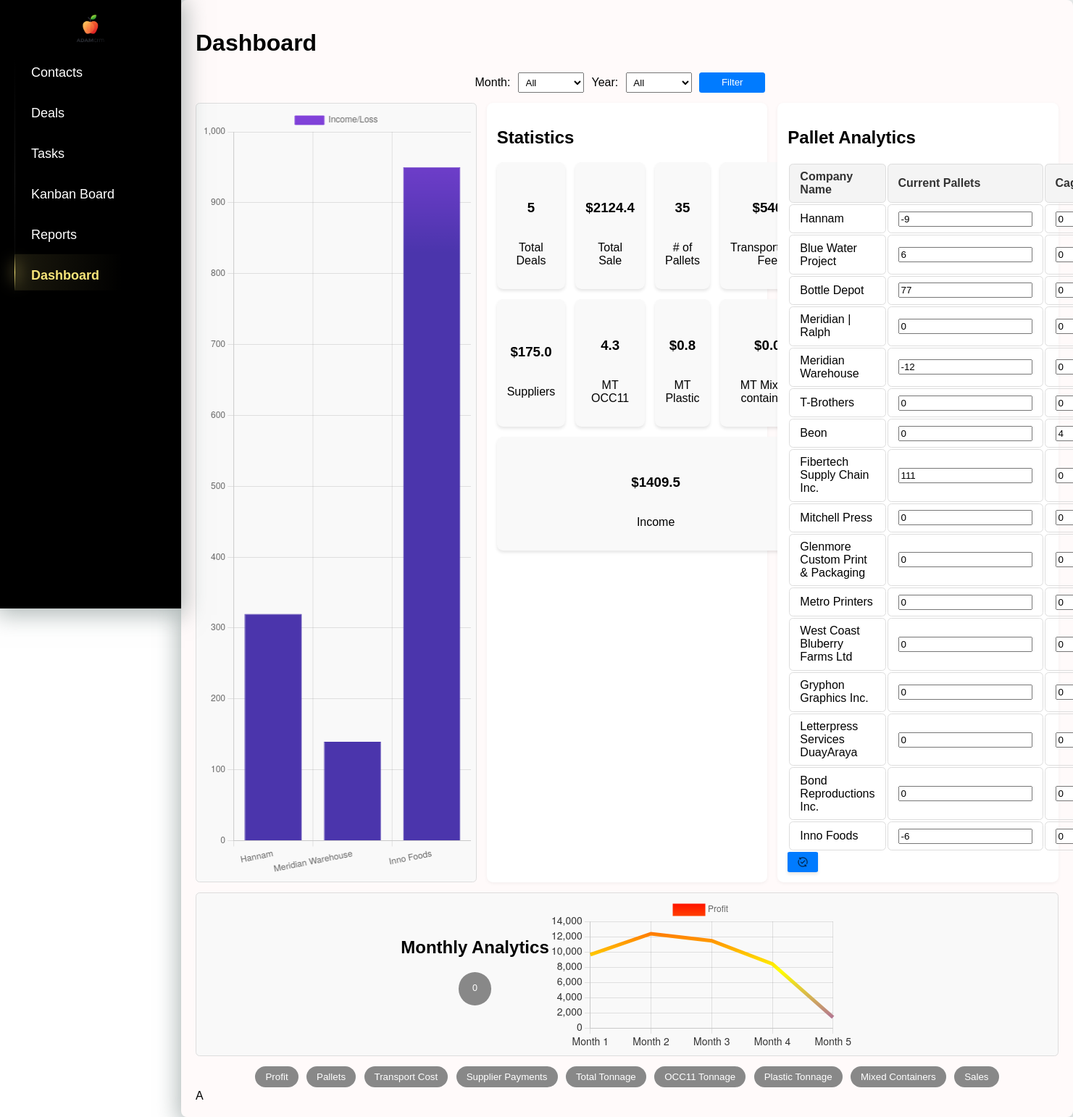
The page /sales_analytics/ on the database as committed earlier.
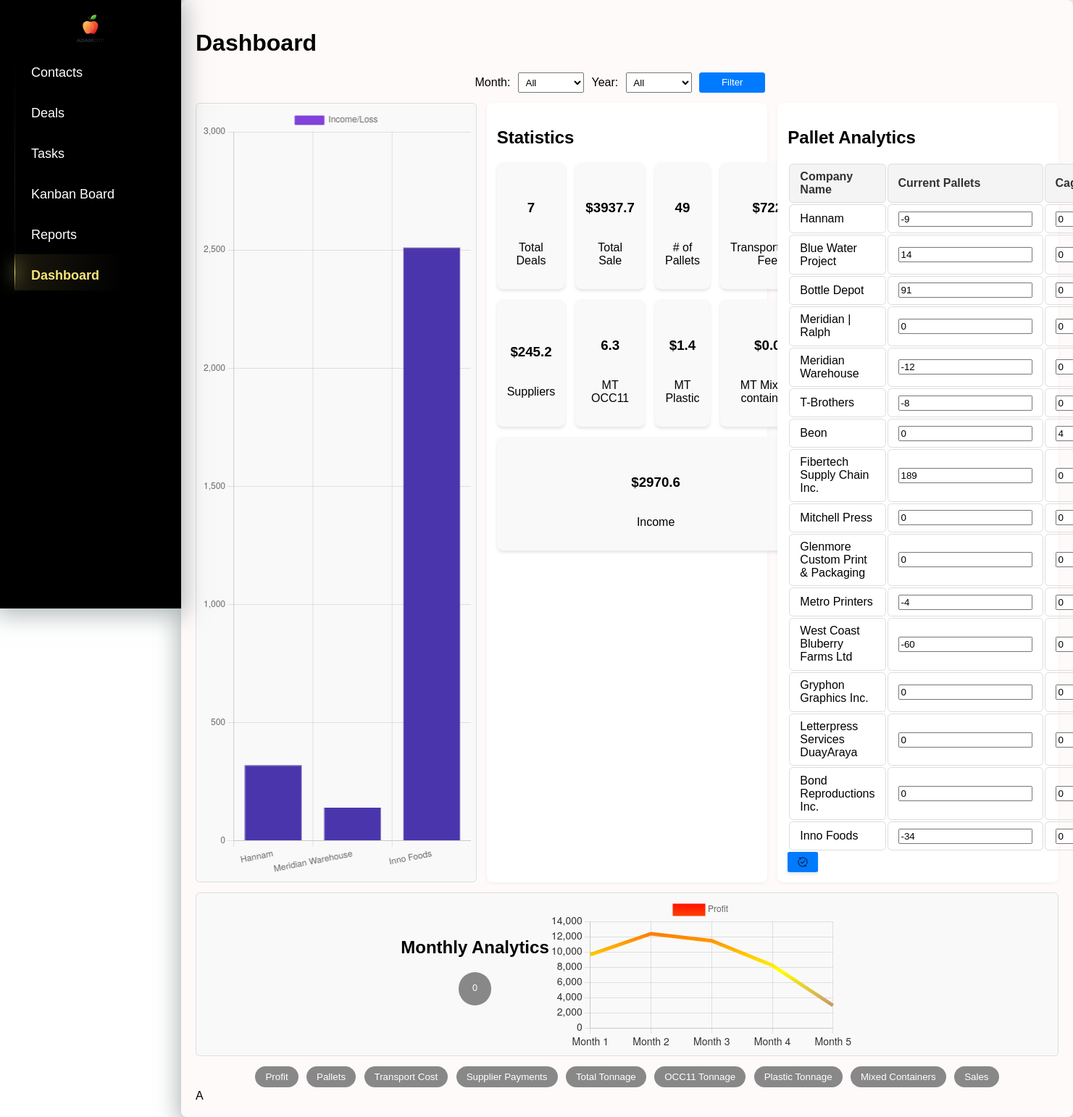
The same page on the database as committed later.
### crm/models.py (models this page shows, shortened)
class CompanyPallets(models.Model):
    company_name = models.ForeignKey(Company,on_delete=models.CASCADE, related_name='pallets')
    pallets_count = models.IntegerField(default=0)
    cages_count = models.IntegerField(default=0)

class Company(models.Model):
    name = models.CharField(max_length=200, unique=True)
    unique_number = models.CharField(max_length=255, unique=True, blank=True, null=True)
    pickup_requested = models.BooleanField(default=False)

### crm/views.py (the view, shortened to what this page needs)
# urls.py: path("sales_analytics/", views.sales_analytics, name="sales_analytics"),
def sales_analytics(request):
    from django.db.models import Sum, Q
    from django.db.models.functions import ExtractMonth, ExtractYear
    from django.http import JsonResponse, HttpResponseRedirect
    from datetime import datetime
    now = datetime.now()
    current_month = now.month
    current_year = now.year
    month = request.GET.get('month', str(current_month).zfill(2))  # По умолчанию текущий месяц
    year = request.GET.get('year', str(current_year))               # По умолчанию текущий год
    deals_year = Deals.objects.filter(date__year=int(year))
    monthly_data = deals_year.values(month=ExtractMonth('date')).annotate(
        total_income=Sum('total_income_loss'),
        total_pallets=Sum('shipped_pallets'),
        transport_cost=Sum('transport_cost'),
        supplier_total=Sum('supplier_total'),
        total_tonnage=Sum('received_quantity'),
        occ11_tonnage=Sum('received_quantity', filter=Q(grade="OCC11") | Q(grade="OCC 11") | Q(grade="Loose OCC") | Q(
            grade="OCC 11 Bale String") | Q(
            grade="Printers Offcuts") | Q(grade="Stock Rolls")),
        plastic_tonnage=Sum('received_quantity', filter=Q(grade="Flexible Plastic")),
            mixed_tonnage=Sum('received_quantity', filter=Q(grade="Mixed Container")),
            total_sales=Sum('total_amount')
        ).order_by('month')
    chart_data = {
        'months': [entry['month'] for entry in monthly_data],
        'profit': [float(entry["total_income"] or 0) for entry in monthly_data],
        'pallets': [float(entry['total_pallets'] or 0) for entry in monthly_data],
        'hauler': [float(entry['transport_cost'] or 0) for entry in monthly_data],
        'suppliers': [float(entry["supplier_total"] or 0) for entry in monthly_data],
        'total_tonnage': [float(entry["total_tonnage"] or 0) for entry in monthly_data],
        'occ11_tonnage': [float(entry["occ11_tonnage"] or 0) for entry in monthly_data],
        'plastic_tonnage': [float(entry["plastic_tonnage"] or 0) for entry in monthly_data],
        'mixed_tonnage': [float(entry["mixed_tonnage"] or 0) for entry in monthly_data],
        'sales': [float(entry["total_sales"] or 0) for entry in monthly_data]
    }
    if request.headers.get('X-Requested-With') == 'XMLHttpRequest':
        return JsonResponse(chart_data)
    deals_details = Deals.objects.all()
    if month and year:
        deals_details = deals_details.filter(date__month=int(month), date__year=int(year))
    elif month:
        deals_details = deals_details.filter(date__month=int(month))
    elif year:
        deals_details = deals_details.filter(date__year=int(year))
    suppliers_income = deals_details.values('supplier').annotate(total_income_loss=Sum('total_income_loss'))
    suppliers_income_dict = {
        contact.company.name: float(entry['total_income_loss'] or 0)
        for entry in suppliers_income
        for contact in Contact.objects.filter(company__id=entry['supplier'])
    }
    occ11_filter = Q(grade__iexact="OCC11") | Q(grade__iexact="OCC 11") | Q(grade__iexact="Loose OCC") | \
                   Q(grade__iexact="OCC 11 Bale String") | Q(grade__iexact="Printers Offcuts") | Q(
        grade__iexact="Stock Rolls")
    total_deals = deals_details.count()
    total_sale = deals_details.aggregate(Sum('total_amount'))['total_amount__sum'] or 0
    total_pallets = deals_details.aggregate(Sum('shipped_pallets'))['shipped_pallets__sum'] or 0
    transportation_fee = deals_details.aggregate(Sum('transport_cost'))['transport_cost__sum'] or 0
    suppliers_total = deals_details.aggregate(Sum('supplier_total'))['supplier_total__sum'] or 0
    mt_occ11 = deals_details.filter(occ11_filter).aggregate(Sum('received_quantity'))['received_quantity__sum'] or 0
    mt_plastic = deals_details.filter(grade="Flexible Plastic").aggregate(Sum('received_quantity'))['received_quantity__sum'] or 0
    mt_mixed_containers = deals_details.filter(grade="Mixed Container").aggregate(Sum('received_quantity'))['received_quantity__sum'] or 0
    income = deals_details.aggregate(Sum('total_income_loss'))['total_income_loss__sum'] or 0
    company_pallets = CompanyPallets.objects.select_related('company_name')
    years = Deals.objects.annotate(year=ExtractYear('date')).values_list('year', flat=True).distinct()
    months = range(1, 13)
    context = {
        'chart_data': chart_data,
        'year': year,
        'suppliers_income': suppliers_income_dict,
        'total_deals': total_deals,
        'total_sale': total_sale,
        'total_pallets': total_pallets,
        'transportation_fee': transportation_fee,
        'suppliers_total': suppliers_total,
        'mt_occ11': mt_occ11,
        'mt_plastic': mt_plastic,
        'mt_mixed_containers': mt_mixed_containers,
        'income': income,
        'company_pallets': company_pallets,
        'month': month,
        'years': sorted(years),
        'months': months,
    }
    return render(request, 'crm/sales_analytics.html', context)

### crm/templatetags/custom_filters.py (called while the page is built)
@register.filter(name='get_month_name')
def get_month_name(value):
    try:
        return calendar.month_name[int(value)]
    except (ValueError, IndexError):
        return value

### crm/templates/crm/sales_analytics.html (shortened to what the changed rows need)
{% extends 'crm/index.html' %}
{% block content %}
{% load static %}
{% load custom_filters %}
<link rel="stylesheet" href="{% static 'crm/styles.css' %}">
<link rel="stylesheet" href="{% static 'crm/sales_analytics.css' %}">
<h1>Dashboard</h1>
<div class="analytics-container">
    <div class="chart-container">
        {% if suppliers_income %}
            <canvas id="salesChart" width="200" height="100"></canvas>
        {% else %}
            <p>No data available for sales analytics.</p>
        {% endif %}
    </div>
    <div class="block stats-block">
      <h2>Statistics</h2>
      <div class="tiles-container">
        <div class="tile">
          <div class="icon"></div>
          <h3>{{ total_deals }}</h3>
          <p>Total Deals</p>
        </div>
        <div class="tile">
          <div class="icon"></div>
          <h3>${{ total_sale|floatformat:1 }}</h3>
          <p>Total Sale</p>
        </div>
        <div class="tile">
          <div class="icon"></div>
          <h3>{{ total_pallets }}</h3>
          <p># of Pallets</p>
        </div>
        <div class="tile">
          <div class="icon"></div>
          <h3>${{ transportation_fee }}</h3>
          <p>Transportation Fee</p>
        </div>
        <div class="tile">
          <div class="icon"></div>
          <h3>${{ suppliers_total|floatformat:1 }}</h3>
          <p>Suppliers</p>
        </div>
        <div class="tile">
          <div class="icon"></div>
          <h3>{{ mt_occ11|floatformat:1 }}</h3>
          <p>MT OCC11</p>
        </div>
        <div class="tile">
          <div class="icon"></div>
          <h3>${{ mt_plastic|floatformat:1 }}</h3>
          <p>MT Plastic</p>
        </div>
        <div class="tile tile-income">
          <div class="icon"></div>
          <h3>${{ income|floatformat:1 }}</h3>
          <p>Income</p>
        </div>
      </div>
    </div>
    <div class="block">
        <h2>Pallet Analytics</h2>
        <form method="POST">
            <table>
                <thead>
                    <tr>
                        <th>Company Name</th>
                        <th>Current Pallets</th>
                        <th>Cages</th>
                    </tr>
                </thead>
                <tbody>
                    {% for pallet in company_pallets %}
                        <tr>
                            <td>{{ pallet.company_name.name }}</td>
                            <td>
                                <input type="number" name="pallets_{{ pallet.id }}" value="{{ pallet.pallets_count }}" min="0">
                            </td>
                            <td>
                                <input type="number" name="cages_{{ pallet.id }}" value="{{ pallet.cages_count }}" min="0">
                            </td>
                        </tr>
                    {% endfor %}
                </tbody>
            </table>
        </form>
    </div>
</div>
<div class="chart-container">
    <div class="monthly-header">
        <h2>Monthly Analytics</h2>
        <div id="currentMetricDisplay" class="current-metric">0</div>
    </div>
    <canvas id="monthlyWormChart" width="200" height="100"></canvas>
</div>
<script>
    window.suppliersIncome = {{ suppliers_income|safe }};
    window.chartData = {{ chart_data|safe }};
</script>А
{% endblock %}

Rows that differ between the two databases and show on the page:
changed CompanyPallets "Blue Water Project": pallets_count "6" → "14"
changed CompanyPallets "Bottle Depot": pallets_count "77" → "91"
changed CompanyPallets "T-Brothers": pallets_count "0" → "-8"
changed CompanyPallets "Fibertech Supply Chain Inc.": pallets_count "111" → "189"
changed CompanyPallets "Metro Printers": pallets_count "0" → "-4"
changed CompanyPallets "West Coast Bluberry Farms Ltd": pallets_count "0" → "-60"
changed CompanyPallets "Inno Foods": pallets_count "-6" → "-34"
Other text that changed with them:
chart data {{ suppliers_income|safe }}: {'Hannam': 319.8, 'Meridian Warehouse': 139.6, 'Inno Foods': 950.07} → {'Hannam': 319.8, 'Meridian Warehouse': 139.6, 'Inno Foods': 2511.17}
{{ total_deals }}: "5" → "7"
{{ total_sale|floatformat:1 }}: "2124.4" → "3937.7"
{{ total_pallets }}: "35" → "49"
{{ transportation_fee }}: "540" → "722"
{{ suppliers_total|floatformat:1 }}: "175.0" → "245.2"
{{ mt_occ11|floatformat:1 }}: "4.3" → "6.3"
{{ mt_plastic|floatformat:1 }}: "0.8" → "1.4"
{{ income|floatformat:1 }}: "1409.5" → "2970.6"
